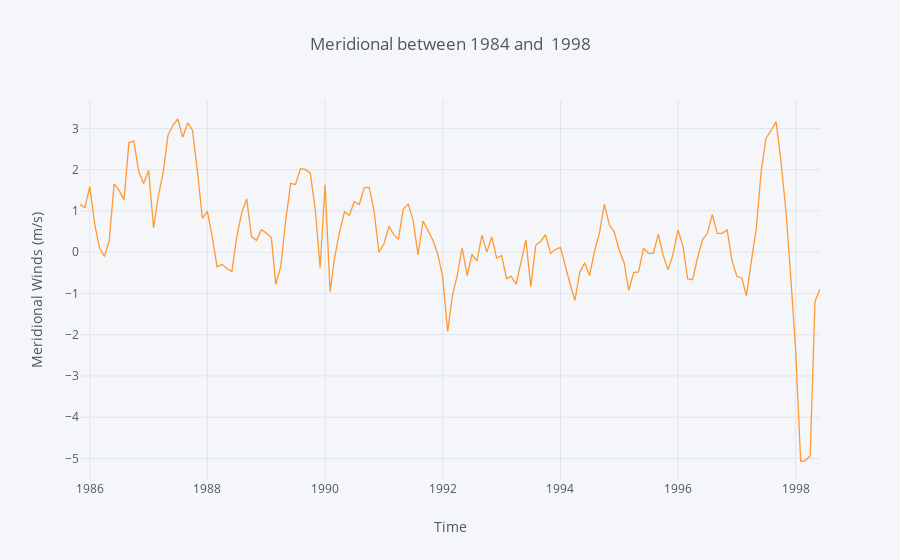

Source (notebook cell):
### Markdown cell above
#### Finally, we plot the cleaned and ready-to-analyze data

### Code cell
y_rev.iplot(kind='line', xTitle='Time',
           yTitle='Meridional Winds (m/s)', title='Meridional between 1984 and  1998')

### Figure 1 — Plotly figure (JSON) as saved in the notebook; plotly's stock layout.template omitted (floating-point values rounded to 4 significant figures; data arrays with more than 128 entries replaced by an {"elided": "..."} marker saying what was removed)
{"data": [{"line": {"color": "rgba(255, 153, 51, 1.0)", "dash": "solid", "shape": "linear", "width": 1.3}, "mode": "lines", "name": "mer.winds", "text": "", "type": "scatter", "uid": "a3f0b977-683d-4a83-914b-27090835e329", "x": {"elided": "152 str values"}, "y": {"elided": "152 float values"}}], "layout": {"legend": {"bgcolor": "#F5F6F9", "font": {"color": "#4D5663"}}, "paper_bgcolor": "#F5F6F9", "plot_bgcolor": "#F5F6F9", "title": {"font": {"color": "#4D5663"}, "text": "Meridional between 1984 and  1998"}, "xaxis": {"gridcolor": "#E1E5ED", "showgrid": true, "tickfont": {"color": "#4D5663"}, "title": {"font": {"color": "#4D5663"}, "text": "Time"}, "zerolinecolor": "#E1E5ED"}, "yaxis": {"gridcolor": "#E1E5ED", "showgrid": true, "tickfont": {"color": "#4D5663"}, "title": {"font": {"color": "#4D5663"}, "text": "Meridional Winds (m/s)"}, "zerolinecolor": "#E1E5ED"}}}
